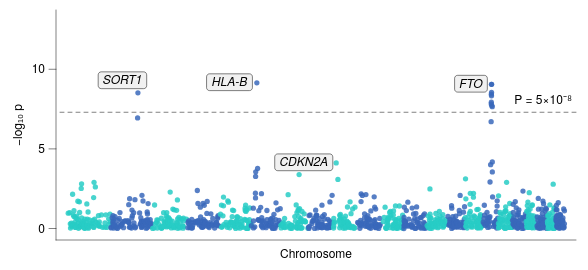

Vega-Lite specification for this chart:
### Vega-Lite specification from a JSON file in a GitHub repository (floating-point values rounded to 4 significant figures; data arrays with more than 128 entries replaced by an {"elided": "..."} marker saying what was removed)
{"background": null, "config": {"arc": {"fill": "#DBDBDB", "fillOpacity": 1.0, "innerRadius": 28.75, "padAngle": 0.03, "stroke": "black", "strokeOpacity": 1, "strokeWidth": 0.25}, "area": {"fill": "#DBDBDB", "fillOpacity": 1.0, "stroke": "black", "strokeOpacity": 1, "strokeWidth": 0.25}, "axis": {"domain": true, "domainCap": "round", "domainColor": "black", "domainWidth": 0.25, "grid": false, "gridCap": "round", "gridColor": "#F1F1F1", "gridDash": [0, 0], "gridOpacity": 1.0, "gridWidth": 0.25, "labelColor": "black", "labelFont": "Helvetica Neue, HelveticaNeue, Helvetica, Arial, sans-serif", "labelFontSize": 6, "labelFontStyle": "normal", "labelFontWeight": 400, "offset": 0, "ticks": true, "tickCap": "round", "tickColor": "black", "tickRound": false, "tickSize": 3.5, "tickWidth": 0.25, "titleColor": "black", "titleFont": "Helvetica Neue, HelveticaNeue, Helvetica, Arial, sans-serif", "titleFontSize": 6, "titleFontStyle": "normal", "titleFontWeight": 400}, "axisX": {"domain": true, "labelAlign": "center", "labelAngle": 0, "labels": true, "ticks": true, "translate": 0}, "axisY": {"domain": true, "labelAlign": "right", "labelAngle": 0, "labels": true, "ticks": true, "translate": 0}, "axisRight": {"domain": true, "labelAlign": "left", "labelAngle": 0, "labels": true, "ticks": true, "translate": 0}, "axisTop": {"domain": true, "labelAlign": "center", "labelAngle": 0, "labels": true, "ticks": true, "translate": 0}, "axisBand": {"tickOffset": 0}, "bar": {"fill": "#DBDBDB", "fillOpacity": 1.0, "stroke": "black", "strokeOpacity": 1, "strokeWidth": 0.25}, "boxplot": {"size": 10.35, "ticks": {"cornerRadius": 0.25, "fill": "black", "opacity": 1, "size": 5.175, "thickness": 0.25}, "box": {"fillOpacity": 1.0, "stroke": "black", "strokeOpacity": 1, "strokeWidth": 0.25}, "median": {"cornerRadius": 0, "fill": "black", "fillOpacity": 1.0, "opacity": 1, "size": 10.35, "thickness": 0.25}, "rule": {"fill": "black", "fillOpacity": 1.0, "size": 11.5, "stroke": "black", "strokeDash": [0, 0], "strokeOpacity": 1, "strokeWidth": 0.25}, "outliers": {"color": "black", "fill": "black", "fillOpacity": 1.0, "size": 0, "stroke": "black", "strokeOpacity": 1, "strokeWidth": 0.25}}, "circle": {"fill": "black", "fillOpacity": 1.0, "size": 1.438, "stroke": null, "strokeOpacity": 1, "strokeWidth": 0.25}, "errorband": {"band": {"fillOpacity": 0.6, "stroke": null, "strokeWidth": 0.25, "strokeOpacity": 1}, "borders": {"opacity": 0, "strokeOpacity": 1, "strokeWidth": 0.25}}, "errorbar": {"opacity": 1, "rule": {"strokeDash": [0, 0], "strokeWidth": 0.25}, "ticks": {"color": "black", "cornerRadius": 0.125, "opacity": 1, "size": 6.9, "thickness": 0.25}, "thickness": 0.25}, "font": "Helvetica Neue, HelveticaNeue, Helvetica, Arial, sans-serif", "geoshape": {"fill": "#DBDBDB", "fillOpacity": 1.0, "stroke": "black", "strokeOpacity": 1, "strokeWidth": 0.25}, "header": {"labelColor": "black", "labelFont": "Helvetica Neue, HelveticaNeue, Helvetica, Arial, sans-serif", "labelFontSize": 6, "labelFontStyle": "normal", "labelFontWeight": 400, "titleColor": "black", "titleFont": "Helvetica Neue, HelveticaNeue, Helvetica, Arial, sans-serif", "titleFontSize": 6, "titleFontStyle": "normal", "titleFontWeight": 400, "titlePadding": 0}, "legend": {"disable": false, "offset": 5.25, "titlePadding": 4, "labelOffset": 2, "gradientLabelOffset": 2, "columnPadding": 4, "rowPadding": 2, "gradientThickness": 5, "gradientOpacity": 1.0, "gradientStrokeColor": "black", "gradientStrokeWidth": 0.25, "labelColor": "black", "labelFont": "Helvetica Neue, HelveticaNeue, Helvetica, Arial, sans-serif", "labelFontSize": 6, "labelFontStyle": "normal", "labelFontWeight": 400, "strokeColor": "black", "strokeWidth": 0, "symbolSize": 36, "symbolStrokeColor": "black", "symbolStrokeWidth": 0.25, "titleColor": "black", "titleFont": "Helvetica Neue, HelveticaNeue, Helvetica, Arial, sans-serif", "titleFontSize": 6, "titleFontStyle": "normal", "titleFontWeight": 400}, "line": {"color": "black", "stroke": "black", "strokeCap": "butt", "strokeDash": [0, 0], "strokeOpacity": 1, "strokeWidth": 0.5}, "point": {"filled": true, "fill": "#DBDBDB", "fillOpacity": 1.0, "size": 5.75, "stroke": "black", "strokeOpacity": 1, "strokeWidth": 0.25}, "range": {"category": ["#B2B2B2", "#4A7CD3", "#008542", "#664CAF", "#509F98", "#636363", "#284F93", "#005226", "#382864", "#285753"], "diverging": {"scheme": ["#443E60", "#5F597E", "#7C759B", "#9994B6", "#B7B4CC", "#D6D5DC", "#F6F6F6", "#D1DAD9", "#A4C2BF", "#7AA9A4", "#578E89", "#37736E", "#1B5954"]}, "heatmap": {"scheme": ["#440154", "#472270", "#433E82", "#38598C", "#2C728E", "#238A8D", "#24A086", "#39B578", "#5DC862", "#96D646", "#CAE02D", "#FDE724"]}, "ordinal": {"scheme": ["#F1F1F1", "#DBDBDB", "#C6C6C6", "#B2B2B2", "#9D9D9D", "#898989", "#767676", "#636363", "#515151", "#404040", "#2F2F2F", "#1F1F1F"]}, "ramp": {"scheme": ["#440154", "#472270", "#433E82", "#38598C", "#2C728E", "#238A8D", "#24A086", "#39B578", "#5DC862", "#96D646", "#CAE02D", "#FDE724"]}}, "rule": {"color": "black", "stroke": "black", "strokeCap": "round", "strokeDash": [2, 2], "strokeOpacity": 1, "strokeWidth": 0.25}, "scale": {"barBandPaddingInner": 0.1, "rectBandPaddingInner": 0, "tickBandPaddingInner": 0.1, "bandPaddingOuter": 0.1, "bandWithNestedOffsetPaddingInner": 0.2, "bandWithNestedOffsetPaddingOuter": 0.2, "offsetBandPaddingInner": 0, "offsetBandPaddingOuter": 0, "continuousPadding": 5.75, "round": false}, "rect": {"fill": "#DBDBDB", "fillOpacity": 1.0, "stroke": "black", "strokeOpacity": 1, "strokeWidth": 0.25}, "square": {"fill": "#DBDBDB", "fillOpacity": 1.0, "size": 11.5, "stroke": "black", "strokeOpacity": 1, "strokeWidth": 0.25}, "text": {"color": "black", "font": "Helvetica Neue, HelveticaNeue, Helvetica, Arial, sans-serif", "fontSize": 6, "fontStyle": "normal", "fontWeight": 400}, "tick": {"color": "black", "cornerRadius": 0.125, "opacity": 1.0, "size": 10.35, "thickness": 0.25}, "title": {"anchor": "middle", "frame": "group", "color": "black", "font": "Helvetica Neue, HelveticaNeue, Helvetica, Arial, sans-serif", "fontSize": 6, "fontStyle": "normal", "fontWeight": 400, "subtitleColor": "black", "subtitleFont": "Helvetica Neue, HelveticaNeue, Helvetica, Arial, sans-serif", "subtitleFontSize": 6, "subtitleFontStyle": "normal", "subtitleFontWeight": 400}, "trail": {"color": "black", "opacity": 1, "size": 0.5}, "view": {"continuousWidth": 260, "continuousHeight": 115, "discreteWidth": 260, "discreteHeight": 115, "fill": null, "stroke": null, "strokeWidth": 0.25}}, "layer": [{"data": {"name": "data-03186213ed5e726b81dd02ff130392d8"}, "mark": {"type": "circle", "opacity": 0.85, "size": 7}, "encoding": {"color": {"field": "parity", "legend": null, "scale": {"range": ["#3A68BB", "#28CDC5"]}, "type": "nominal"}, "x": {"axis": {"labels": false, "ticks": false}, "field": "pos", "title": "Chromosome", "type": "quantitative", "scale": {"nice": false}}, "y": {"field": "logp", "scale": {"domain": [0, 13], "nice": false}, "title": "−log₁₀ p", "type": "quantitative"}}}, {"layer": [{"data": {"values": [{"__dysonsphere__": 1}]}, "mark": {"type": "rule", "opacity": 1.0, "strokeDash": [2, 2]}, "encoding": {"y": {"datum": 7.3}}}, {"data": {"values": [{"__dysonsphere__": 1}]}, "mark": {"type": "text", "align": "right", "baseline": "bottom", "dx": 0, "dy": -3, "fontSize": 6}, "encoding": {"text": {"value": "P = 5×10⁻⁸"}, "x": {"value": 258}, "y": {"datum": 7.3}}}]}, {"layer": [{"data": {"values": [{"__dysonsphere__": 1}]}, "mark": {"type": "rect", "cornerRadius": 1.5, "fill": "#F1F1F1", "fillOpacity": 1.0, "height": 8.4, "stroke": "black", "strokeWidth": 0.25, "width": 24.26}, "encoding": {"x": {"datum": 317.8, "scale": {"domain": [0, 2875.0]}}, "xOffset": {"value": 0.0}, "y": {"datum": 9.31, "scale": {"domain": [0, 13]}}, "yOffset": {"value": 0.0}}}, {"data": {"values": [{"__dysonsphere__": 1}]}, "mark": {"type": "text", "align": "center", "baseline": "middle", "fontSize": 6, "fontStyle": "italic"}, "encoding": {"text": {"value": "SORT1"}, "x": {"datum": 317.8, "scale": {"domain": [0, 2875.0]}}, "y": {"datum": 9.31, "scale": {"domain": [0, 13]}}}}, {"data": {"values": [{"__dysonsphere__": 1}]}, "mark": {"type": "rect", "cornerRadius": 1.5, "fill": "#F1F1F1", "fillOpacity": 1.0, "height": 8.4, "stroke": "black", "strokeWidth": 0.25, "width": 22.92}, "encoding": {"x": {"datum": 937.1, "scale": {"domain": [0, 2875.0]}}, "xOffset": {"value": 0.0}, "y": {"datum": 9.187, "scale": {"domain": [0, 13]}}, "yOffset": {"value": 0.0}}}, {"data": {"values": [{"__dysonsphere__": 1}]}, "mark": {"type": "text", "align": "center", "baseline": "middle", "fontSize": 6, "fontStyle": "italic"}, "encoding": {"text": {"value": "HLA-B"}, "x": {"datum": 937.1, "scale": {"domain": [0, 2875.0]}}, "y": {"datum": 9.187, "scale": {"domain": [0, 13]}}}}, {"data": {"values": [{"__dysonsphere__": 1}]}, "mark": {"type": "rect", "cornerRadius": 1.5, "fill": "#F1F1F1", "fillOpacity": 1.0, "height": 8.4, "stroke": "black", "strokeWidth": 0.25, "width": 29.03}, "encoding": {"x": {"datum": 1367.0, "scale": {"domain": [0, 2875.0]}}, "xOffset": {"value": 0.0}, "y": {"datum": 4.157, "scale": {"domain": [0, 13]}}, "yOffset": {"value": 0.0}}}, {"data": {"values": [{"__dysonsphere__": 1}]}, "mark": {"type": "text", "align": "center", "baseline": "middle", "fontSize": 6, "fontStyle": "italic"}, "encoding": {"text": {"value": "CDKN2A"}, "x": {"datum": 1367.0, "scale": {"domain": [0, 2875.0]}}, "y": {"datum": 4.157, "scale": {"domain": [0, 13]}}}}, {"data": {"values": [{"__dysonsphere__": 1}]}, "mark": {"type": "rect", "cornerRadius": 1.5, "fill": "#F1F1F1", "fillOpacity": 1.0, "height": 8.4, "stroke": "black", "strokeWidth": 0.25, "width": 16.37}, "encoding": {"x": {"datum": 2334.0, "scale": {"domain": [0, 2875.0]}}, "xOffset": {"value": 0.0}, "y": {"datum": 9.092, "scale": {"domain": [0, 13]}}, "yOffset": {"value": 0.0}}}, {"data": {"values": [{"__dysonsphere__": 1}]}, "mark": {"type": "text", "align": "center", "baseline": "middle", "fontSize": 6, "fontStyle": "italic"}, "encoding": {"text": {"value": "FTO"}, "x": {"datum": 2334.0, "scale": {"domain": [0, 2875.0]}}, "y": {"datum": 9.092, "scale": {"domain": [0, 13]}}}}]}], "$schema": "https://vega.github.io/schema/vega-lite/v6.4.1.json", "datasets": {"data-03186213ed5e726b81dd02ff130392d8": {"elided": "1213 records"}}}
